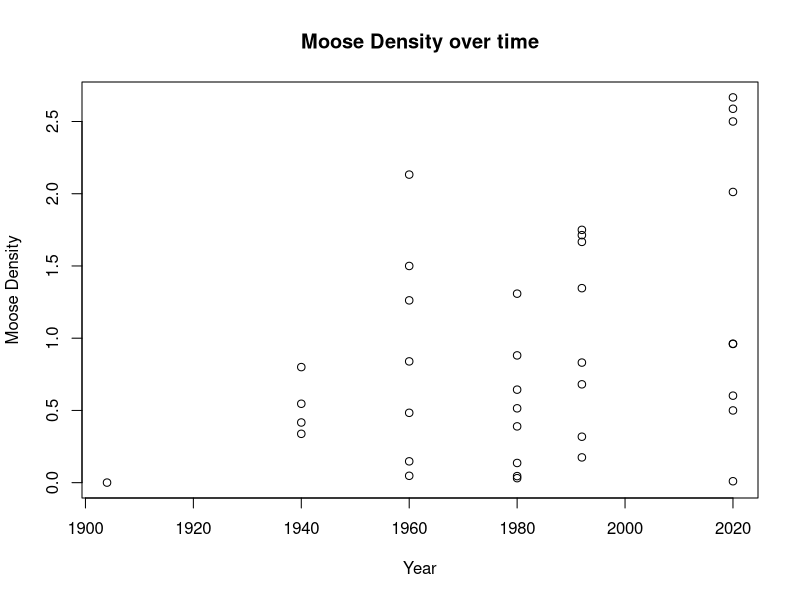
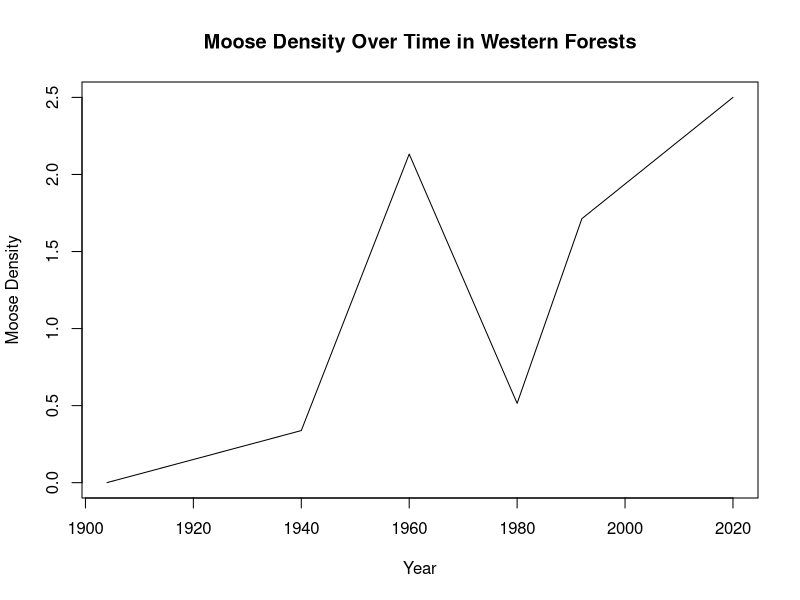

These figures' R source, in order: (Note: this script raises an error after producing the figures.)
# title: BIOL 1002 Moose Assignment Answer Key
# date: June 1st
# author: EMACK


# notes -------------------------------------------------------------------

#
#
#

# Part 1: Moose Populations in Newfoundland -------------------------------------------------------------

#Question 1
install.packages("dplyr")
library(dplyr)

#Question 2
Moosedata <- read.csv("./MoosePopulation.csv")

#Question 3
Moosedata <- na.omit(Moosedata)

#Question 4
Moosedata <- select(Moosedata, Ecoregion, Year, Area, Estimated_Moose_Pop)

#Question 5
#a)
min(Moosedata$Year) #Answer 1904
#b) 
max(Moosedata$Estimated_Moose_Pop) #Answer 41250

#Question 6
Moosedata <- mutate(Moosedata, MooseDensity = Estimated_Moose_Pop / Area)

#Question 7
plot(Moosedata$Year, Moosedata$MooseDensity,
     xlab = "Year",
     ylab = "Moose Density",
     main = "Moose Density over time")

#General trends: First observation in 1904, inital peak in 1960, 
# slight decrease in 1980, populations are highest now 

#Question 8
MooseData_5 <- Moosedata %>% 
  filter(Ecoregion == "Western_Forests")

plot(MooseData_5$Year, MooseData_5$MooseDensity,
     type = "l",
     xlab = "Year",                
     ylab = "Moose Density",       
     main = "Moose Density Over Time in Western Forests")

#Question 9
#a)
MooseData_2020 <- filter(Moosedata, Year == 2020)
#b)
MooseData_2020_b <- filter(MooseData_2020, MooseDensity > 2.0)
#c)
MooseData_c <- arrange(MooseData_3, desc(MooseDensity))
#d)
print(MooseData_c)

#Question 10
Moosedata4 <- Moosedata %>% 
  filter(Year == 2020) %>% 
  filter(MooseDensity > 2.0) %>% 
  arrange(desc(MooseDensity)) %>% 
  print()

# Part 2:Tree Sapling Study -----------------------------------------------------------------

#Question 11
Saplings <- read.csv("SaplingStudy.csv")

Saplings <- na.omit(Saplings)


#Question 12
#a)
AvgBrowsing <- Saplings %>%
  group_by(Ecoregion) %>%
  summarise(AverageBrowsing = mean(BrowsingScore)) %>%
  print()
#b)
# StraitOfBelleIsleBarrens has the lowest browsing score
# Northern_Peninsula_Forests has the highest browsing score 

#Question 13
#a)
AvgHeight <- Saplings %>% 
  group_by(Ecoregion) %>% 
  summarise(AvgHeight = mean(Height)) %>% 
  print()
#b)
#	Western_Forests and Northern_Peninsula_Forests have average heights less than 20cm

#Question 14
#a)
AverageBrowsing <- Saplings %>% 
  group_by(Species) %>%
  summarise(AverageBrowsing = mean(BrowsingScore)) %>% 
  print()
#b)
# Black spruce has the lowest browsing score
# Black ash has the highest browsing score

#Question 15
BalsamFir<- Saplings %>% 
  filter(Species == "Balsam_Fir") %>% 
  group_by(Ecoregion) %>%
  summarise(AvgBrowsingScore = mean(BrowsingScore)) %>%
  print()

#Question 16
barplot(BalsamFir$AvgBrowsingScore,
        names.arg = BalsamFir$Ecoregion,
        xlab = "Ecoregion",
        ylab = "Average Browsing Score",
        main = "Balsam Fir Browsing Intensity by Ecoregion",
        col = "forestgreen")

#Question 17
#a)
Black_Spruce <- BrowsingBySpeciesRegion %>% 
  filter(Species == "Black_Spruce")

barplot(Black_Spruce$AvgBrowsing,
        names.arg = Black_Spruce$Ecoregion,
        xlab = "Ecoregion",
        ylab = "Average Browsing Score",
        main = "Black_Spruce Browsing Intensity by Ecoregion",
        col = "forestgreen")

#b) Balsam Fir browsing pressure is high across all ecoregions
# Black_Spruce browsing pressure is only high in a few ecoregions


#Question 18
EcoregionTally<- Saplings %>%
  group_by(Ecoregion) %>%
  tally() %>% 
  print()

#Question 19
EcoregionTally<- Saplings %>%
  group_by(Species) %>%
  tally() %>% 
  print()

#Question 20
#a)
# In terms of ecoregions, data is not evenly distributed 
# Northern_Peninsula_Forests is over represented. 
# StraitOfBelleIsleBarrens is under represented.

# In terms of tree species, data is not evenly distributed 
# Balsam_Fir is over represented. 
# Black ash is under represented.

#b)
# It’s important to recognize bias in ecological datasets because 
# uneven sampling can lead to misleading conclusions.

# Part 3: Creating and joining datasets -----------------------------------

#Question 1
SaplingMoose <- Saplings %>%
  left_join(MooseData_2020, by = "Ecoregion")

#Question 2
BrowsingBySpeciesDensity <- SaplingMoose %>%
group_by(Species, Ecoregion) %>%
  summarise(AvgBrowsing = mean(BrowsingScore),
            AvgDensity = mean(MooseDensity))

#Question 3

#a)

#b)

#c)

#Question 4
Collisions_2020 <- c(56, 60, 14, 36, 48, 10, 40, 110, 6)
HumanPopulation <- c(18000, 12000, 4000, 75100, 24000,3500, 32000, 270000,    2300)
StudySites <- c("North_Shore_Forests","Northern_Peninsula_Forests", "Long_Range_Barrens","Central_Forests","Western_Forests","EasternHyperOceanicBarrens","Maritime_Barrens","Avalon_Forests","StraitOfBelleIsleBarrens")

MooseCollisions <- data.frame(StudySites, Collisions_2020, HumanPopulation)

#Question 5
#a)
# Have no common variables, 
# columns called Ecoregion vs. StudySites

#b)
MooseCollisions <- MooseCollisions %>% 
  rename(Ecoregion = StudySites)

#c)
MooseMerged <- MooseData_2020 %>%
  left_join(MooseCollisions, by = "Ecoregion")

#Question 6
#a)
plot(MooseMerged$MooseDensity, MooseMerged$Collisions_2020,
     xlab = "Moose Density",
     ylab = "Collisions in 2020",
     main = "Moose Density vs Moose-Vehicle Collisions")

#b)
# As Moose density increases, so does collisions 
# Avalon Peninsula is an outlier, more people 


#Question 7
MooseMerged <- MooseMerged %>%
  mutate(CollisionsPerCapita = Collisions_2020 / HumanPopulation)

#Question 8
plot(MooseMerged$HumanPopulation, MooseMerged$CollisionsPerCapita,
     xlab = "Human Population",
     ylab = "Collisions per Person",
     main = "Collisions per Capita vs Population Size",
     pch = 19,
     col = "purple")

#Question 9
#Rural populations have a righer risk of collisions per person
#This makes sense, more moose in rural areas with less people


